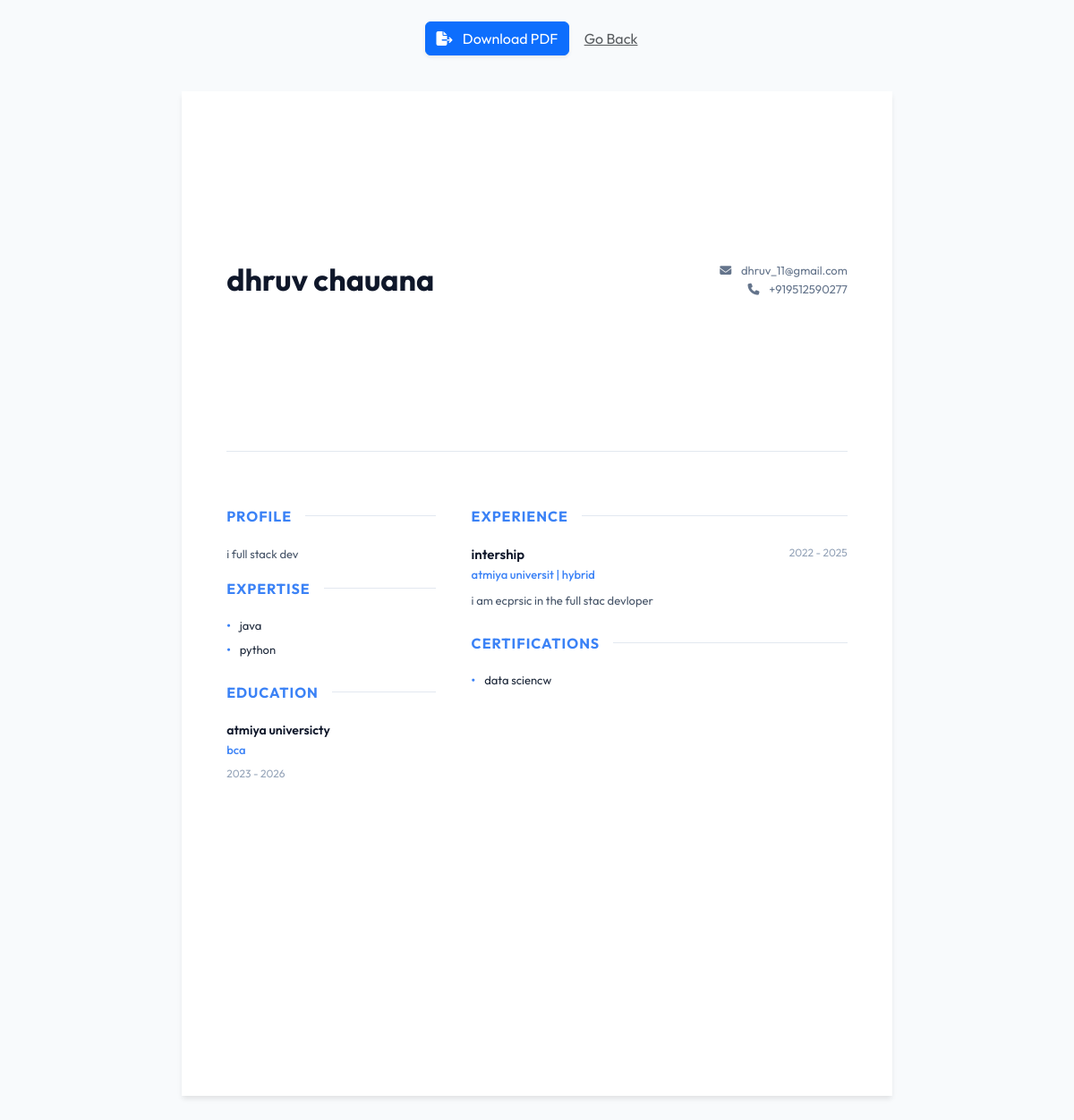
The page /resume-builder/view/7 (signed in) on the database its author committed.
### flask_app/models.py (models this page shows, shortened)
class ResumeData(db.Model):
    __tablename__ = 'resume_data'
    id = db.Column(db.String(36), primary_key=True, default=lambda: str(uuid.uuid4()))
    user_id = db.Column(db.String(36), db.ForeignKey('users.id'), nullable=False)
    full_name = db.Column(db.String(100), nullable=False)
    email = db.Column(db.String(120), nullable=False)
    phone = db.Column(db.String(20))
    linkedin = db.Column(db.String(255))
    github = db.Column(db.String(255))
    career_objective = db.Column(db.Text)
    education = db.Column(db.JSON, default=list) # [{school, degree, year, gpa}]
    experience = db.Column(db.JSON, default=list) # [{company, role, duration, description}]
    projects = db.Column(db.JSON, default=list) # [{title, link, description}]
    skills = db.Column(db.JSON, default=list) # [skill1, skill2]
    certifications = db.Column(db.JSON, default=list) # [cert1, cert2]
    achievements = db.Column(db.JSON, default=list) # [ach1, ach2]
    created_at = db.Column(db.DateTime, default=datetime.utcnow)
    updated_at = db.Column(db.DateTime, default=datetime.utcnow, onupdate=datetime.utcnow)

### flask_app/routes/resume.py (the view)
@resume_bp.route('/view/<template_id>')
@login_required
def view_resume(template_id):
    resume_data = ResumeData.query.filter_by(user_id=current_user.id).first()
    if not resume_data:
        flash('Please fill your details first.', 'warning')
        return redirect(url_for('resume.builder'))
    template_name = f'resume_builder/templates/template{template_id}.html'
    try:
        return render_template(template_name, data=resume_data)
    except:
        flash('Template not found.', 'danger')
        return redirect(url_for('resume.templates'))

### flask_app/routes/resume.py (called while the page is built)
@resume_bp.app_context_processor
def utility_processor():
    return dict(include_static_css=lambda x: "")

### run.py (called while the page is built)
@login_manager.user_loader
def load_user(user_id):
    return User.query.get(user_id)

@app.before_request
def before_request():
    from flask import session
    session.permanent = True
    app.permanent_session_lifetime.total_seconds()

### flask_app/templates/resume_builder/templates/template7.html (shortened to what this page needs)
<!DOCTYPE html>
<html>
<head>
    <link rel="stylesheet" href="https://cdn.jsdelivr.net/npm/bootstrap@5.3.0/dist/css/bootstrap.min.css">
    <link rel="stylesheet" href="https://cdnjs.cloudflare.com/ajax/libs/font-awesome/6.4.0/css/all.min.css">
</head>
<body>
    <div class="no-print container mt-4 text-center">
        <button onclick="downloadPDF()" class="btn btn-primary shadow-sm"><i class="fas fa-file-export me-2"></i>
            Download PDF</button>
        <a href="{{ url_for('resume.templates') }}" class="btn btn-link text-muted">Go Back</a>
    </div>
    <div class="resume-wrapper" id="resume-container">
        <div class="header">
            <div class="name-title">
                <h1>{{ data.full_name }}</h1>
            </div>
            <div class="contact-info">
                <div><i class="fas fa-envelope me-2"></i> {{ data.email }}</div>
                <div><i class="fas fa-phone me-2"></i> {{ data.phone }}</div>
            </div>
        </div>
        <div class="left-col">
            {% if data.career_objective %}
            <div class="section">
                <div class="section-title">Profile</div>
                <p class="desc">{{ data.career_objective }}</p>
            </div>
            {% endif %}
            {% if data.skills %}
            <div class="section">
                <div class="section-title">Expertise</div>
                <ul class="skill-list">
                    {% for skill in data.skills %}
                    <li>{{ skill }}</li>
                    {% endfor %}
                </ul>
            </div>
            {% endif %}
            {% if data.education %}
            <div class="section">
                <div class="section-title">Education</div>
                {% for edu in data.education %}
                <div style="margin-bottom: 20px;">
                    <div class="item-title" style="font-size: 14px;">{{ edu.school }}</div>
                    <div class="item-sub">{{ edu.degree }}</div>
                    <div class="item-dates">{{ edu.start_year }} - {{ edu.end_year or 'Present' }}</div>
                </div>
                {% endfor %}
            </div>
            {% endif %}
        </div>
        <div class="right-col">
            {% if data.experience %}
            <div class="section">
                <div class="section-title">Experience</div>
                {% for exp in data.experience %}
                <div style="margin-bottom: 25px;">
                    <div class="item-head d-flex justify-content-between">
                        <div class="item-title">{{ exp.role }}</div>
                        <div class="item-dates">{{ exp.start_year }} - {{ exp.end_year or 'Present' }}</div>
                    </div>
                    <div class="item-sub">{{ exp.company }}{% if exp.location %} | {{ exp.location }}{% endif %}</div>
                    <p class="desc">{{ exp.description }}</p>
                </div>
                {% endfor %}
            </div>
            {% endif %}
            {% if data.certifications %}
            <div class="section">
                <div class="section-title">Certifications</div>
                <ul class="skill-list">
                    {% for cert in data.certifications %}
                    <li>{{ cert }}</li>
                    {% endfor %}
                </ul>
            </div>
            {% endif %}
        </div>
    </div>
</body>
</html>

### flask_app/templates/resume_builder/templates/template7.html (style rules this page uses)
body { font-family: 'Outfit', sans-serif; background: #f8fafc; color: #1e293b; margin: 0; padding: 0; }
.resume-wrapper { width: 210mm; min-height: 297mm; background: white; margin: 40px auto; padding: 50px; box-shadow: 0 4px 6px -1px rgba(0, 0, 0, 0.1); display: grid; grid-template-columns: 1fr 1.8fr; gap: 40px; }
.header { grid-column: 1 / span 2; display: flex; justify-content: space-between; align-items: center; border-bottom: 1px solid #e2e8f0; padding-bottom: 30px; margin-bottom: 20px; }
.name-title h1 { font-size: 34px; font-weight: 700; margin: 0; color: #0f172a; }
.contact-info { text-align: right; font-size: 13px; color: #64748b; line-height: 1.6; }
.section-title { font-size: 16px; font-weight: 700; color: #3b82f6; text-transform: uppercase; letter-spacing: 1px; margin-bottom: 20px; display: flex; align-items: center; }
.section-title::after { content: ""; flex: 1; height: 1px; background: #e2e8f0; margin-left: 15px; }
.item-title { font-weight: 600; font-size: 15px; color: #0f172a; margin-bottom: 2px; }
.item-sub { font-size: 13px; color: #3b82f6; font-weight: 500; margin-bottom: 8px; }
.item-dates { font-size: 12px; color: #94a3b8; font-weight: 400; margin-bottom: 2px; }
.desc { font-size: 13px; line-height: 1.6; color: #475569; text-align: justify; }
.skill-list { list-style: none; padding: 0; margin-bottom: 25px; }
.skill-list li { font-size: 13px; margin-bottom: 8px; display: flex; align-items: center; }
.skill-list li::before { content: "•"; color: #3b82f6; font-weight: bold; margin-right: 10px; }

### rows shown on the page
ResumeData: full_name "dhruv chauana", email "dhruv_11@gmail.com", phone "+919512590277", career_objective "i full stack dev"

### other values the page prints
{{ skill }} "java" "python"
{{ edu.school }} "atmiya universicty"
{{ edu.degree }} "bca"
{{ edu.start_year }} "2023"
{{ edu.end_year or 'Present' }} "2026"
{{ exp.role }} "intership"
{{ exp.start_year }} "2022"
{{ exp.end_year or 'Present' }} "2025"
{{ exp.company }} "atmiya universit"
{{ exp.location }} "hybrid"
{{ exp.description }} "i am ecprsic in the full stac devloper"
{{ cert }} "data sciencw"
